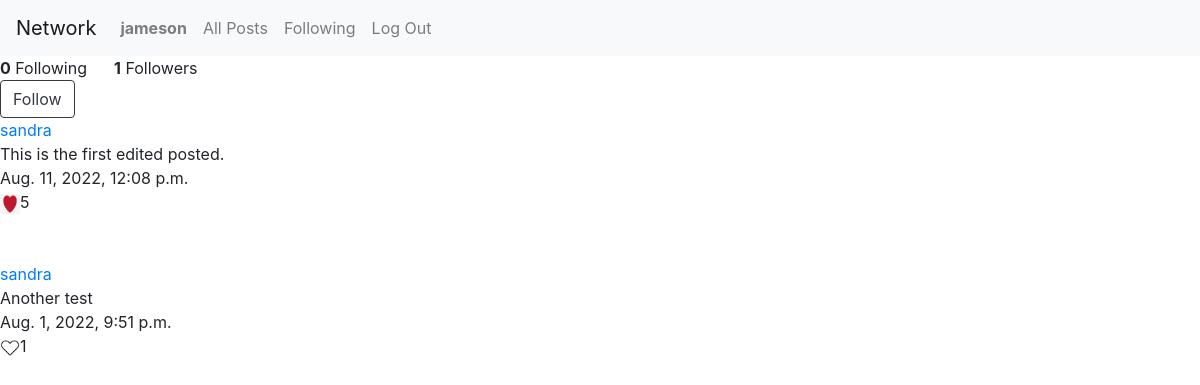
Page /profile/sandra (signed in) on the committed database.
### network/models.py (models this page shows)
class User(AbstractUser):
    pass

class Post(models.Model):
    post = models.CharField(max_length=255, blank=False, editable=True)
    user = models.ForeignKey(User, related_name="posted_by", on_delete=models.CASCADE)
    timestamp = models.DateTimeField(auto_now=True, null=False)

### network/views.py (the view)
# urls.py: path("profile/<str:username>", views.profile, name="profile"),
def profile(request, username):
    profile_user = User.objects.get(username=username)
    print(f"The profile user is : {profile_user}")
    posts = Post.objects.filter(user__username=username).order_by("-timestamp")
    user_following = request.user
    user_followed = User.objects.get(username=username)
    follows_user = False
    try:
        following = Following.objects.get(user_following=user_following, user_followed=user_followed)
        follows_user = True
    except Following.DoesNotExist:
        follows_user = False
    count_user_follows = Following.objects.filter(user_following=profile_user).count()
    count_followers = Following.objects.filter(user_followed=profile_user).count()
    meta = {
            "components_to_show": ("profile", "posts"),
            "profile_user": profile_user,
            "follows_user": follows_user,
            "followers_count": count_followers,
            "count_user_follows": count_user_follows
        }
    return load_posts(request=request, posts=posts, meta_data=meta)

### network/views.py (called while the page is built)
def load_posts(request, posts, user_likes=None,
    meta_data={
        "components_to_show" : None,
        "profile_user" : None,
        "follows_user" : None,
        "followers_count": 0,
        "count_user_follows": 0
    }):
    if request.user.is_authenticated :
        likes = Like.objects.filter(user=request.user)
        user_likes = [like.post.id for like in likes]
    else:
        print("The user is not authenticated.")
    return render(request, "network/index.html", {
        "posts" : posts,
        "user_likes" : user_likes,
        "meta" : meta_data
    })

### network/templates/network/index.html (shortened to what this page needs)
{% extends "network/layout.html" %}
{% load static %}
{% block body %}
    {% if 'profile' in meta.components_to_show %}
        <div>
            <div>
                <strong><span id="following">{{ meta.count_user_follows|default:0 }}</span></strong> Following &nbsp;&nbsp;&nbsp;&nbsp;
                <strong><span id="followers">{{ meta.followers_count|default:0  }}</span></strong> Followers
            </div>
            {% if user.is_authenticated and user != meta.profile_user %}
                <div>
                    <a href="{% url 'follow' meta.profile_user.username %}" type="button" class="btn btn-outline-dark" id="follow_toggle">
                        {% if meta.follows_user %}
                            Unfollow
                        {% else %}
                            Follow
                        {% endif %}
                    </a>
                </div>
            {% endif %}
        </div>
    {% endif %}
    {% if 'posts' in meta.components_to_show %}
        {% for post in posts %}
            <div>
                <div>
                    <a href="{% url 'profile' post.user.username %}">{{post.user}}</a><br/>
                </div>
                <div id="post_div">
                    <div id="post_content">{{post.post}}</div>
                </div>
                <div>
                    <div>{{post.timestamp}}<br/></div>
                    <div>
                        {% if not user.is_authenticated or not post.id in user_likes %}
                            <img src="{% static 'network/img/translike.png' %}" data-postid="{{post.id}}" width="20px" height="20px" class="btn_like"  /><span class="likes">{{post.likes.count}}</span><br/><br/><br/>
                        {% else %}
                            <img src="{% static 'network/img/red.png' %}" data-postid="{{post.id}}" width="20px" height="20px" class="btn_like" /><span class="likes">{{post.likes.count}}</span><br/><br/><br/>
                        {% endif %}
                    </div>
                </div>
            </div>
            {% empty %}
                <br/><br/><br/><h2>No posts to display. Follow other users to see their posts.</h2>
        {% endfor %}
    {% endif %}
{% endblock %}

### network/templates/network/layout.html (shortened to what this page needs)
{% load static %}
<!DOCTYPE html>
<html lang="en">
    <head>
        <link rel="stylesheet" href="https://stackpath.bootstrapcdn.com/bootstrap/4.4.1/css/bootstrap.min.css">
        <link href="{% static 'network/styles/styles.css' %}" rel="stylesheet">
    </head>
    <body>
        <nav class="navbar navbar-expand-lg navbar-light bg-light">
            <a class="navbar-brand" href="#">Network</a>
            <div>
              <ul class="navbar-nav mr-auto">
                {% if user.is_authenticated %}
                    <li class="nav-item">
                        <a class="nav-link" href="#"><strong>{{ user.username }}</strong></a>
                    </li>
                {% endif %}
                <li class="nav-item">
                  <a class="nav-link" href="{% url 'index' %}">All Posts</a>
                </li>
                {% if user.is_authenticated %}
                    <li class="nav-item">
                        <a class="nav-link" href="{% url 'following' %}">Following</a>
                    </li>
                    <li class="nav-item">
                        <a class="nav-link" href="{% url 'logout' %}">Log Out</a>
                    </li>
                {% endif %}
              </ul>
            </div>
          </nav>
        <div class="body">
            {% block body %}
            {% endblock %}
        </div>
    </body>
</html>

### rows in the picture
User: username "jameson"
Post: user "sandra", post "This is the first edited posted.", timestamp "Aug. 11, 2022, 12:08 p.m.", likes.count "5"
Post: user "sandra", post "Another test", timestamp "Aug. 1, 2022, 9:51 p.m.", likes.count "1"

### other values in the picture
{{ meta.count_user_follows|default:0 }} "0"
{{ meta.followers_count|default:0 }} "1"
